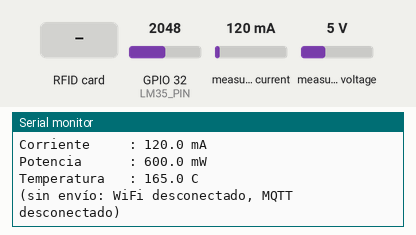
This program was run on a simulated ESP32. Parts: the last lines printed to the serial monitor. The inputs (shaded band) are chosen by the test bench; at power-on: measured current 120 mA, GPIO 32 (LM35_PIN) = 2048, measured voltage 5 V. WiFi joins after 1.5 s; servers stay silent unless stated; no MQTT or app messages arrive unless stated.

Above: at 1.8 s.
1.9 s: RFID card 5E 7A 19 C4 held to the reader
At 2.07 s:
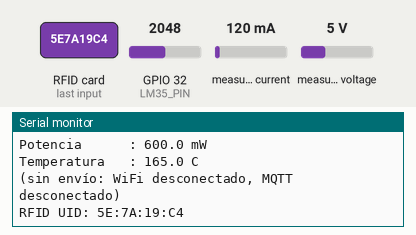
3.6 s: measured current set to 40 mA
At 4.9 s:
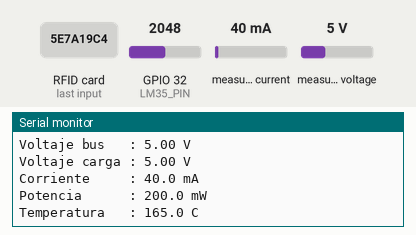
5.1 s: GPIO 32 (LM35_PIN) set to 2866
At 6.0 s:
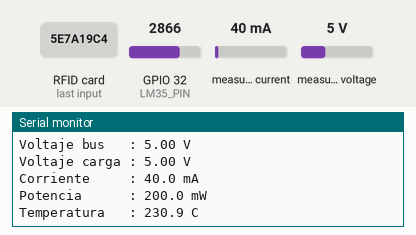
6.6 s: measured voltage set to 0.3 V
At 7.9 s:
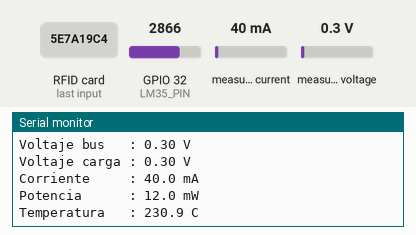
8.1 s: GPIO 32 (LM35_PIN) set to 3040
At 9.1 s:
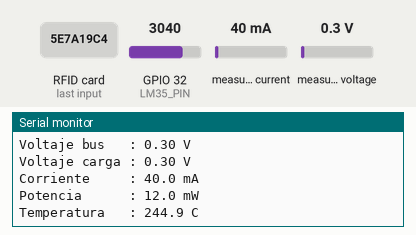
9.6 s: measured current set to 500 mA
At 11.1 s:
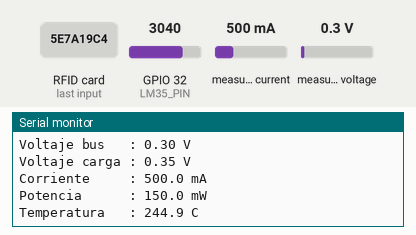
Timing chart, 0 to 12.1 s (numbered marks = the images above; inputs shaded):
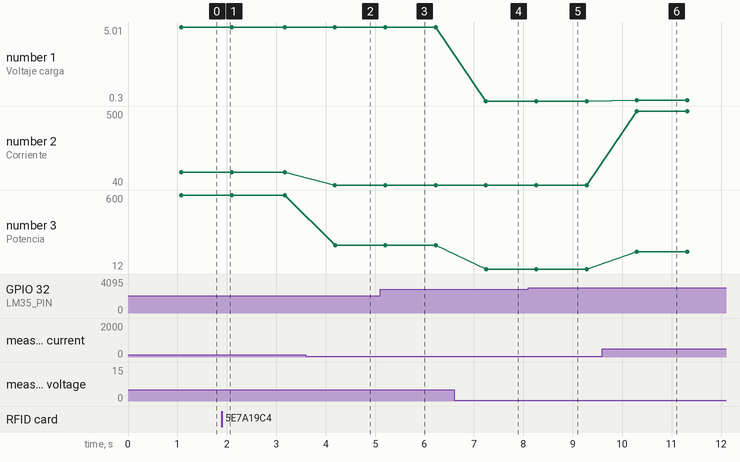

The program:

main.cpp
```cpp
/*
  ESP32 + INA219 + RFID-RC522 + LM35

  Librerías (Gestor de librerías del Arduino IDE):
    - Adafruit INA219
    - MFRC522 (de miguelbalboa)
    - PubSubClient (de knolleary)

  Envía las lecturas a la app Swapy por MQTT (broker público HiveMQ):
    <MQTT_BASE>/telemetry  {"busV","loadV","mA","mW","temp"}  cada segundo
    <MQTT_BASE>/rfid       {"uid":"A1:B2:C3:D4"}              al leer una tarjeta
    <MQTT_BASE>/status     "online" / "offline"               (retenido)
  La red WiFi va en include/secrets.h (copia secrets.example.h). Solo WiFi de 2.4 GHz.

  Conexiones asumidas (ajusta si las tuyas son distintas):
    INA219  : SDA -> GPIO21 | SCL -> GPIO22 | VCC -> 3V3 | GND -> GND
    RC522   : SDA(SS) -> GPIO5 | SCK -> GPIO18 | MOSI -> GPIO23
              MISO -> GPIO19 | RST -> GPIO4 | 3.3V -> 3V3 | GND -> GND
    LM35    : Vout -> GPIO32 (ADC1) | VCC -> 5V | GND -> GND
*/

#include <Wire.h>
#include <SPI.h>
#include <WiFi.h>
#include <PubSubClient.h>
#include <Adafruit_INA219.h>
#include <MFRC522.h>
#include "secrets.h"   // WIFI_SSID, WIFI_PASS

// ---------- Pines ----------
#define SS_PIN    5
#define RST_PIN   4
#define LM35_PIN  32   // ADC1, así no choca con WiFi

// ---------- MQTT ----------
// Debe coincidir con LIVE_SENSOR.TOPIC en src/data/mockData.js de la app
#define MQTT_HOST "broker.hivemq.com"
#define MQTT_PORT 1883
#define MQTT_BASE "swapy-5ebas2804/ST-CHA-01/L1"

// ---------- Objetos ----------
Adafruit_INA219 ina219;
MFRC522 rfid(SS_PIN, RST_PIN);
WiFiClient wifiClient;
PubSubClient mqtt(wifiClient);

// ---------- Tiempos ----------
const unsigned long INTERVALO_MS = 1000;
unsigned long ultimaLectura = 0;
unsigned long ultimoIntentoMqtt = 0;

// ---------- WiFi + MQTT ----------
// Reintenta sin bloquear el loop: si no hay red, el monitor serial sigue funcionando.
void mantenerConexion() {
  if (WiFi.status() != WL_CONNECTED) return;  // el ESP32 reconecta el WiFi solo
  if (mqtt.connected()) {
    mqtt.loop();
    return;
  }
  if (millis() - ultimoIntentoMqtt < 3000) return;
  ultimoIntentoMqtt = millis();

  String clientId = "swapy-bss-" + WiFi.macAddress();
  Serial.print("MQTT: conectando a " MQTT_HOST "... ");
  // "última voluntad": si el ESP32 se desconecta, el broker publica "offline"
  if (mqtt.connect(clientId.c_str(), MQTT_BASE "/status", 0, true, "offline")) {
    Serial.println("OK");
    mqtt.publish(MQTT_BASE "/status", "online", true);
  } else {
    Serial.printf("falló (estado %d)\n", mqtt.state());
  }
}

// ---------- LM35 ----------
// Lee varias muestras y promedia (el ADC del ESP32 es ruidoso)
float leerTemperatura() {
  const int MUESTRAS = 30;
  uint32_t suma_mV = 0;
  for (int i = 0; i < MUESTRAS; i++) {
    suma_mV += analogReadMilliVolts(LM35_PIN);  // ya compensa la calibración de fábrica
    delay(2);
  }
  float mV = suma_mV / (float)MUESTRAS;
  return mV / 10.0;  // LM35: 10 mV por °C
}

// ---------- RFID ----------
void leerRFID() {
  if (!rfid.PICC_IsNewCardPresent() || !rfid.PICC_ReadCardSerial()) return;

  char uid[32] = "";
  for (byte i = 0; i < rfid.uid.size; i++) {
    sprintf(uid + strlen(uid), i ? ":%02X" : "%02X", rfid.uid.uidByte[i]);
  }
  Serial.printf("RFID UID: %s\n", uid);

  if (mqtt.connected()) {
    char json[64];
    snprintf(json, sizeof(json), "{\"uid\":\"%s\"}", uid);
    mqtt.publish(MQTT_BASE "/rfid", json);
  }

  rfid.PICC_HaltA();       // detiene la tarjeta
  rfid.PCD_StopCrypto1();  // termina la comunicación
}

void setup() {
  Serial.begin(115200);
  delay(500);

  // ADC
  analogSetPinAttenuation(LM35_PIN, ADC_11db);  // rango ~0-3.1V

  // INA219 (I2C por defecto: SDA=21, SCL=22)
  Wire.begin(21, 22);
  if (!ina219.begin()) {
    Serial.println("ERROR: no encuentro el INA219, revisa SDA/SCL/VCC");
  } else {
    Serial.println("INA219 OK");
  }

  // RC522 (SPI VSPI: SCK=18, MISO=19, MOSI=23)
  SPI.begin(18, 19, 23, SS_PIN);
  rfid.PCD_Init();
  delay(50);
  byte version = rfid.PCD_ReadRegister(MFRC522::VersionReg);
  if (version == 0x00 || version == 0xFF) {
    Serial.println("ERROR: no encuentro el RC522, revisa el cableado SPI");
  } else {
    Serial.print("RC522 OK, version 0x");
    Serial.println(version, HEX);
  }

  // WiFi (no bloquea: mantenerConexion() publica cuando haya red)
  WiFi.mode(WIFI_STA);
  WiFi.setAutoReconnect(true);
  WiFi.begin(WIFI_SSID, WIFI_PASS);
  Serial.println("WiFi: conectando a " WIFI_SSID);
  mqtt.setServer(MQTT_HOST, MQTT_PORT);

  Serial.println("---- Listo ----");
}

void loop() {
  mantenerConexion();

  // El RFID se revisa en cada vuelta para no perder tarjetas
  leerRFID();

  // El resto se imprime cada INTERVALO_MS
  if (millis() - ultimaLectura >= INTERVALO_MS) {
    ultimaLectura = millis();

    float busV      = ina219.getBusVoltage_V();
    float shuntmV   = ina219.getShuntVoltage_mV();
    float corriente = ina219.getCurrent_mA();
    float potencia  = ina219.getPower_mW();
    float cargaV    = busV + (shuntmV / 1000.0);  // voltaje del lado de la fuente
    float temp      = leerTemperatura();

    Serial.println("=============================");
    Serial.printf("Voltaje bus   : %.2f V\n", busV);
    Serial.printf("Voltaje carga : %.2f V\n", cargaV);
    Serial.printf("Corriente     : %.1f mA\n", corriente);
    Serial.printf("Potencia      : %.1f mW\n", potencia);
    Serial.printf("Temperatura   : %.1f C\n", temp);

    if (mqtt.connected()) {
      char json[128];
      snprintf(json, sizeof(json),
               "{\"busV\":%.3f,\"loadV\":%.3f,\"mA\":%.1f,\"mW\":%.1f,\"temp\":%.1f}",
               busV, cargaV, corriente, potencia, temp);
      mqtt.publish(MQTT_BASE "/telemetry", json);
    } else {
      Serial.printf("(sin envío: WiFi %s, MQTT %s)\n",
                    WiFi.status() == WL_CONNECTED ? "OK" : "desconectado",
                    mqtt.connected() ? "OK" : "desconectado");
    }
  }
}
```

secrets.example.h
```cpp
// Copia este archivo como secrets.h y pon tu red WiFi (2.4 GHz; un hotspot del celular sirve).
// secrets.h está en .gitignore para que la contraseña no se suba a GitHub.
#pragma once

#define WIFI_SSID "nombre-de-tu-red"
#define WIFI_PASS "tu-contrasena"
```

Measured:
- after the input at 1.9 s, the serial monitor: prints a new line at once (image 1)
- after the input at 3.6 s, the serial monitor: prints a new line after 0.59 s (image 2)
- after the input at 5.1 s, the serial monitor: prints a new line after 0.11 s (image 3)
- after the input at 6.6 s, the serial monitor: prints a new line after 0.64 s (image 4)
- after the input at 8.1 s, the serial monitor: prints a new line after 0.16 s (image 5)
- after the input at 9.6 s, the serial monitor: prints a new line after 0.70 s (image 6)
- plotted number 1: 5 → 0.3 after the input at 6.6 s, 0.3 → 0.35 after the input at 9.6 s
- plotted number 2: 120 → 40 after the input at 3.6 s, 40 → 500 after the input at 9.6 s
